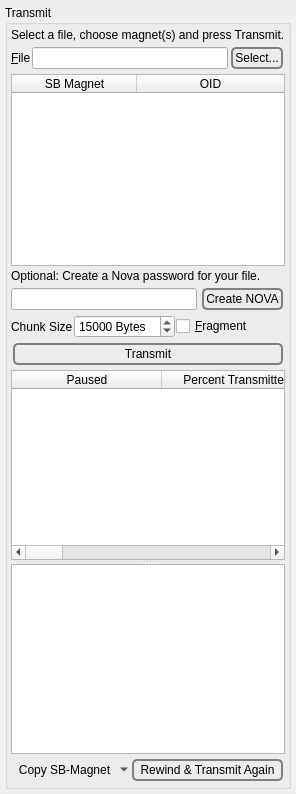
              <widget class="QWidget" name="tab_SB_Upload">
               <attribute name="title">
                <string>&amp;Transmitted</string>
               </attribute>
               <layout class="QVBoxLayout" name="verticalLayout_46">
                <property name="spacing">
                 <number>5</number>
                </property>
                <property name="leftMargin">
                 <number>5</number>
                </property>
                <property name="topMargin">
                 <number>5</number>
                </property>
                <property name="rightMargin">
                 <number>5</number>
                </property>
                <property name="bottomMargin">
                 <number>5</number>
                </property>
                <item>
                 <widget class="QGroupBox" name="groupBox_9">
                  <property name="title">
                   <string>Transmit</string>
                  </property>
                  <layout class="QVBoxLayout" name="verticalLayout_56">
                   <property name="spacing">
                    <number>3</number>
                   </property>
                   <property name="leftMargin">
                    <number>3</number>
                   </property>
                   <property name="topMargin">
                    <number>3</number>
                   </property>
                   <property name="rightMargin">
                    <number>3</number>
                   </property>
                   <property name="bottomMargin">
                    <number>3</number>
                   </property>
                   <item>
                    <widget class="QLabel" name="label_91">
                     <property name="text">
                      <string>Select a file, choose magnet(s) and press Transmit.</string>
                     </property>
                    </widget>
                   </item>
                   <item>
                    <layout class="QHBoxLayout" name="horizontalLayout_44">
                     <property name="spacing">
                      <number>1</number>
                     </property>
                     <item>
                      <widget class="QLabel" name="label_53">
                       <property name="text">
                        <string>&amp;File</string>
                       </property>
                       <property name="buddy">
                        <cstring>transmittedFile</cstring>
                       </property>
                      </widget>
                     </item>
                     <item>
                      <widget class="QLineEdit" name="transmittedFile"/>
                     </item>
                     <item>
                      <widget class="QPushButton" name="etpSelectFile">
                       <property name="toolTip">
                        <string>Select a file.</string>
                       </property>
                       <property name="styleSheet">
                        <string notr="true">QPushButton {
 border: 2px solid gray;
 background-color: qlineargradient(x1: 0, y1: 0, x2: 0, y2: 1,
                                   stop: 0 #E0E0E0, stop: 1 #FFFFFF);
 border-radius: 5px;
 margin: 2px;
 padding: 2px;
 }


QPushButton:hover { 
background-color: qlineargradient(x1: 0, y1: 0, x2: 0, y2: 1,
                                   stop: 0 rgb(254,229,172), stop: 1 #FFFFFF);
background-position: top center; } 

QPushButton:pressed {
     background-color: darkgray;
     border-style: inset;
 }</string>
                       </property>
                       <property name="text">
                        <string>Select...</string>
                       </property>
                      </widget>
                     </item>
                    </layout>
                   </item>
                   <item>
                    <widget class="QTableWidget" name="addTransmittedMagnets">
                     <property name="toolTip">
                      <string>Available magnets.</string>
                     </property>
                     <property name="alternatingRowColors">
                      <bool>true</bool>
                     </property>
                     <property name="selectionMode">
                      <enum>QAbstractItemView::SingleSelection</enum>
                     </property>
                     <property name="horizontalScrollMode">
                      <enum>QAbstractItemView::ScrollPerPixel</enum>
                     </property>
                     <property name="sortingEnabled">
                      <bool>true</bool>
                     </property>
                     <attribute name="horizontalHeaderMinimumSectionSize">
                      <number>125</number>
                     </attribute>
                     <attribute name="horizontalHeaderDefaultSectionSize">
                      <number>125</number>
                     </attribute>
                     <attribute name="horizontalHeaderStretchLastSection">
                      <bool>true</bool>
                     </attribute>
                     <column>
                      <property name="text">
                       <string>SB Magnet</string>
                      </property>
                     </column>
                     <column>
                      <property name="text">
                       <string>OID</string>
                      </property>
                     </column>
                    </widget>
                   </item>
                   <item>
                    <widget class="QLabel" name="label_126">
                     <property name="text">
                      <string>Optional: Create a Nova password for your file.</string>
                     </property>
                    </widget>
                   </item>
                   <item>
                    <layout class="QHBoxLayout" name="horizontalLayout_68">
                     <property name="spacing">
                      <number>3</number>
                     </property>
                     <property name="topMargin">
                      <number>0</number>
                     </property>
                     <property name="rightMargin">
                      <number>0</number>
                     </property>
                     <item>
                      <widget class="QLineEdit" name="transmitNova"/>
                     </item>
                     <item>
                      <widget class="QPushButton" name="generateNova">
                       <property name="toolTip">
                        <string>&lt;html&gt;&lt;head/&gt;&lt;body&gt;&lt;p&gt;Bundle each pulse with an additional layer of encryption. Do remember to notify all recipients of the keys that you created for this transfer magnet.&lt;/p&gt;&lt;/body&gt;&lt;/html&gt;</string>
                       </property>
                       <property name="styleSheet">
                        <string notr="true">QPushButton {
 border: 2px solid gray;
 background-color: qlineargradient(x1: 0, y1: 0, x2: 0, y2: 1,
                                   stop: 0 #E0E0E0, stop: 1 #FFFFFF);
 border-radius: 5px;
 margin: 2px;
 padding: 2px;
 }


QPushButton:hover { 
background-color: qlineargradient(x1: 0, y1: 0, x2: 0, y2: 1,
                                   stop: 0 rgb(254,229,172), stop: 1 #FFFFFF);
background-position: top center; } 

QPushButton:pressed {
     background-color: darkgray;
     border-style: inset;
 }</string>
                       </property>
                       <property name="text">
                        <string>Create NOVA</string>
                       </property>
                      </widget>
                     </item>
                    </layout>
                   </item>
                   <item>
                    <layout class="QHBoxLayout" name="horizontalLayout_69">
                     <property name="spacing">
                      <number>1</number>
                     </property>
                     <property name="topMargin">
                      <number>0</number>
                     </property>
                     <item>
                      <widget class="QLabel" name="label_54">
                       <property name="text">
                        <string>Chunk Size</string>
                       </property>
                       <property name="buddy">
                        <cstring>pulseSize</cstring>
                       </property>
                      </widget>
                     </item>
                     <item>
                      <widget class="QSpinBox" name="pulseSize">
                       <property name="suffix">
                        <string> Bytes</string>
                       </property>
                       <property name="minimum">
                        <number>1024</number>
                       </property>
                       <property name="maximum">
                        <number>999999999</number>
                       </property>
                       <property name="value">
                        <number>15000</number>
                       </property>
                      </widget>
                     </item>
                     <item>
                      <widget class="QCheckBox" name="fragment_starbeam">
                       <property name="toolTip">
                        <string>&lt;html&gt;&lt;head/&gt;&lt;body&gt;&lt;p&gt;Fragmented StarBeams allow for the fragmentation of a mosaic (file) into a number of N unique pulses, where N is the number of active network connections. The standard StarBeam transfers a particular pulse over each network connection.&lt;/p&gt;&lt;/body&gt;&lt;/html&gt;</string>
                       </property>
                       <property name="text">
                        <string>&amp;Fragment</string>
                       </property>
                      </widget>
                     </item>
                     <item>
                      <spacer name="horizontalSpacer_8">
                       <property name="orientation">
                        <enum>Qt::Horizontal</enum>
                       </property>
                       <property name="sizeHint" stdset="0">
                        <size>
                         <width>1</width>
                         <height>1</height>
                        </size>
                       </property>
                      </spacer>
                     </item>
                    </layout>
                   </item>
                   <item>
                    <widget class="QPushButton" name="transmit">
                     <property name="styleSheet">
                      <string notr="true">QPushButton {
 border: 2px solid gray;
 background-color: qlineargradient(x1: 0, y1: 0, x2: 0, y2: 1,
                                   stop: 0 #E0E0E0, stop: 1 #FFFFFF);
 border-radius: 5px;
 margin: 2px;
 padding: 2px;
 }


QPushButton:hover { 
background-color: qlineargradient(x1: 0, y1: 0, x2: 0, y2: 1,
                                   stop: 0 rgb(254,229,172), stop: 1 #FFFFFF);
background-position: top center; } 

QPushButton:pressed {
     background-color: darkgray;
     border-style: inset;
 }</string>
                     </property>
                     <property name="text">
                      <string>Transmit</string>
                     </property>
                     <property name="iconSize">
                      <size>
                       <width>40</width>
                       <height>40</height>
                      </size>
                     </property>
                    </widget>
                   </item>
                   <item>
                    <widget class="QSplitter" name="txmSplitter">
                     <property name="orientation">
                      <enum>Qt::Vertical</enum>
                     </property>
                     <widget class="QTableWidget" name="transmitted">
                      <property name="toolTip">
                       <string>&lt;html&gt;&lt;head/&gt;&lt;body&gt;&lt;p&gt;Uploads. Please uncheck &amp;quot;paused&amp;quot; after you have copied and sent the magnet(s) to your receiving friend(s).&lt;/p&gt;&lt;/body&gt;&lt;/html&gt;</string>
                      </property>
                      <property name="alternatingRowColors">
                       <bool>true</bool>
                      </property>
                      <property name="selectionMode">
                       <enum>QAbstractItemView::SingleSelection</enum>
                      </property>
                      <property name="selectionBehavior">
                       <enum>QAbstractItemView::SelectRows</enum>
                      </property>
                      <property name="horizontalScrollMode">
                       <enum>QAbstractItemView::ScrollPerPixel</enum>
                      </property>
                      <property name="sortingEnabled">
                       <bool>true</bool>
                      </property>
                      <attribute name="horizontalHeaderMinimumSectionSize">
                       <number>25</number>
                      </attribute>
                      <attribute name="horizontalHeaderDefaultSectionSize">
                       <number>150</number>
                      </attribute>
                      <attribute name="horizontalHeaderStretchLastSection">
                       <bool>true</bool>
                      </attribute>
                      <column>
                       <property name="text">
                        <string>Paused</string>
                       </property>
                      </column>
                      <column>
                       <property name="text">
                        <string>Percent Transmitted</string>
                       </property>
                      </column>
                      <column>
                       <property name="text">
                        <string>Chunk Size</string>
                       </property>
                      </column>
                      <column>
                       <property name="text">
                        <string>Total Size</string>
                       </property>
                      </column>
                      <column>
                       <property name="text">
                        <string>Status</string>
                       </property>
                      </column>
                      <column>
                       <property name="text">
                        <string>File</string>
                       </property>
                      </column>
                      <column>
                       <property name="text">
                        <string>Mosaic</string>
                       </property>
                      </column>
                      <column>
                       <property name="text">
                        <string>SHA-1 Hash</string>
                       </property>
                      </column>
                      <column>
                       <property name="text">
                        <string>Read Interval</string>
                       </property>
                      </column>
                      <column>
                       <property name="text">
                        <string>SHA3-512 Hash</string>
                       </property>
                      </column>
                      <column>
                       <property name="text">
                        <string>ETA</string>
                       </property>
                      </column>
                      <column>
                       <property name="text">
                        <string>OID</string>
                       </property>
                      </column>
                     </widget>
                     <widget class="QListWidget" name="transmittedMagnets">
                      <property name="tabKeyNavigation">
                       <bool>true</bool>
                      </property>
                      <property name="selectionMode">
                       <enum>QAbstractItemView::SingleSelection</enum>
                      </property>
                      <property name="selectionBehavior">
                       <enum>QAbstractItemView::SelectRows</enum>
                      </property>
                      <property name="horizontalScrollMode">
                       <enum>QAbstractItemView::ScrollPerPixel</enum>
                      </property>
                      <property name="wordWrap">
                       <bool>false</bool>
                      </property>
                     </widget>
                    </widget>
                   </item>
                   <item>
                    <layout class="QHBoxLayout" name="horizontalLayout_72">
                     <property name="spacing">
                      <number>0</number>
                     </property>
                     <property name="leftMargin">
                      <number>0</number>
                     </property>
                     <property name="topMargin">
                      <number>0</number>
                     </property>
                     <item>
                      <widget class="QToolButton" name="transmittedActionMenu">
                       <property name="toolTip">
                        <string>Right-mouse context menu as a button for tablets.</string>
                       </property>
                       <property name="styleSheet">
                        <string notr="true">QPushButton {
 border: 2px solid gray;
 background-color: qlineargradient(x1: 0, y1: 0, x2: 0, y2: 1,
                                   stop: 0 #E0E0E0, stop: 1 #FFFFFF);
 border-radius: 5px;
 margin: 2px;
 padding: 2px;
 }


QPushButton:hover { 
background-color: qlineargradient(x1: 0, y1: 0, x2: 0, y2: 1,
                                   stop: 0 rgb(254,229,172), stop: 1 #FFFFFF);
background-position: top center; } 

QPushButton:pressed {
     background-color: darkgray;
     border-style: inset;
 }</string>
                       </property>
                       <property name="text">
                        <string>Copy SB-Magnet</string>
                       </property>
                       <property name="icon">
                        <iconset resource="../Icons/icons.qrc">
                         <normaloff>:/generic/menu.png</normaloff>:/generic/menu.png</iconset>
                       </property>
                       <property name="popupMode">
                        <enum>QToolButton::MenuButtonPopup</enum>
                       </property>
                       <property name="autoRaise">
                        <bool>true</bool>
                       </property>
                      </widget>
                     </item>
                     <item>
                      <widget class="QPushButton" name="rewind">
                       <property name="styleSheet">
                        <string notr="true">QPushButton {
 border: 2px solid gray;
 background-color: qlineargradient(x1: 0, y1: 0, x2: 0, y2: 1,
                                   stop: 0 #E0E0E0, stop: 1 #FFFFFF);
 border-radius: 5px;
 margin: 2px;
 padding: 2px;
 }


QPushButton:hover { 
background-color: qlineargradient(x1: 0, y1: 0, x2: 0, y2: 1,
                                   stop: 0 rgb(254,229,172), stop: 1 #FFFFFF);
background-position: top center; } 

QPushButton:pressed {
     background-color: darkgray;
     border-style: inset;
 }</string>
                       </property>
                       <property name="text">
                        <string>Rewind &amp;&amp; Transmit Again</string>
                       </property>
                      </widget>
                     </item>
                    </layout>
                   </item>
                  </layout>
                 </widget>
                </item>
               </layout>
              </widget>
